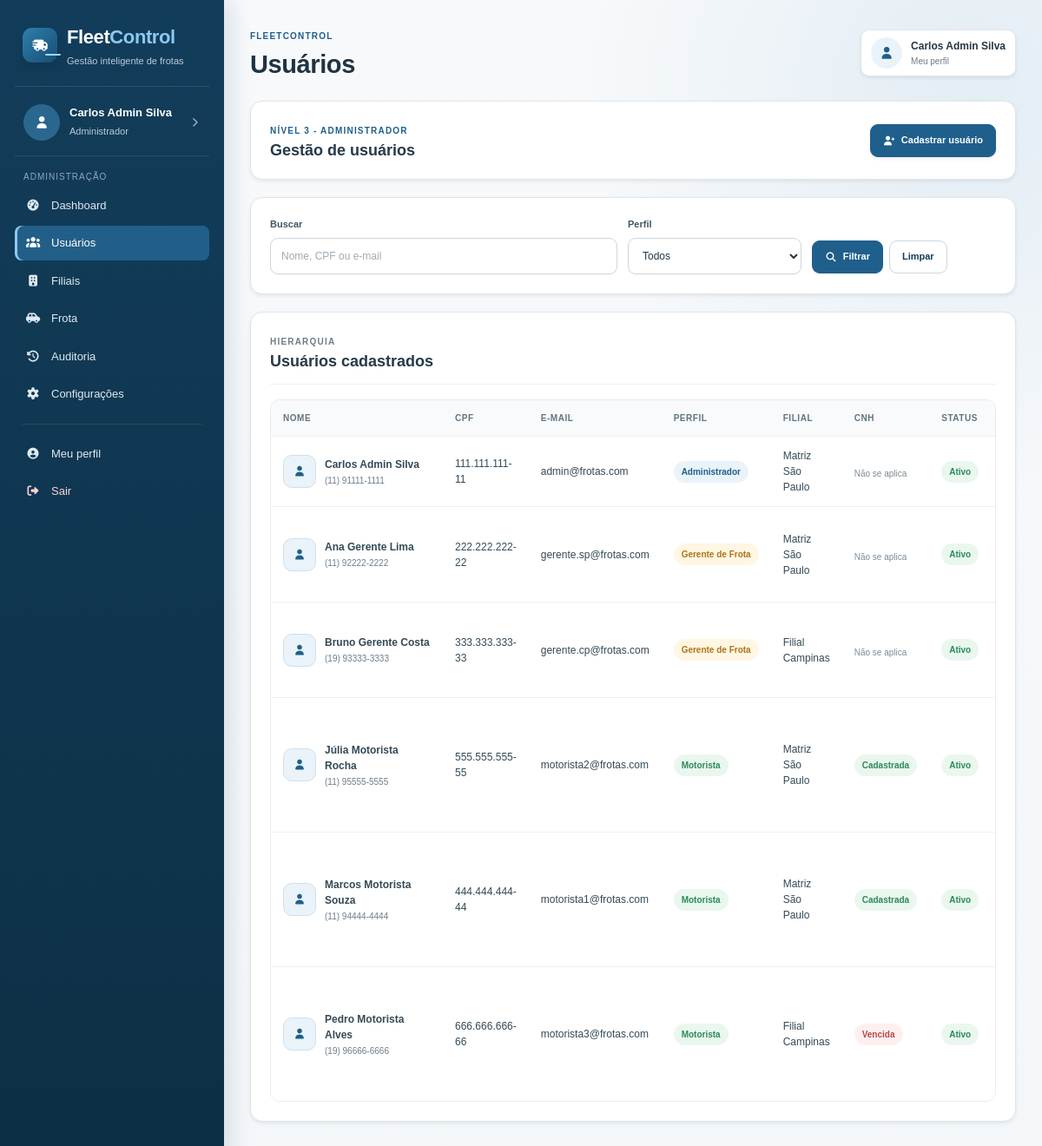
The app's page /admin/usuarios.php (signed in) with its own data.
### tables this page shows
CREATE TABLE usuarios (
    id                  INT UNSIGNED    NOT NULL AUTO_INCREMENT,
    nome                VARCHAR(100)    NOT NULL,
    cpf                 VARCHAR(14)     NOT NULL,
    rg                  VARCHAR(20)     DEFAULT NULL,
    email               VARCHAR(150)    NOT NULL,
    telefone            VARCHAR(20)     DEFAULT NULL,
    foto                VARCHAR(255)    DEFAULT NULL,
    senha_hash          VARCHAR(255)    NOT NULL,
    perfil              ENUM('admin','gerente','motorista') NOT NULL,
    filial_id           INT UNSIGNED    DEFAULT NULL,
    ativo               TINYINT(1)      NOT NULL DEFAULT 1,
    token_recuperacao   VARCHAR(100)    DEFAULT NULL,
    token_expiracao     DATETIME        DEFAULT NULL,
    criado_em           DATETIME        NOT NULL DEFAULT CURRENT_TIMESTAMP,
    PRIMARY KEY (id),
    UNIQUE KEY uq_usuario_cpf   (cpf),
    UNIQUE KEY uq_usuario_email (email),
    CONSTRAINT fk_usuario_filial
        FOREIGN KEY (filial_id) REFERENCES filiais(id)
        ON UPDATE CASCADE ON DELETE SET NULL
);

CREATE TABLE filiais (
    id          INT UNSIGNED    NOT NULL AUTO_INCREMENT,
    nome        VARCHAR(100)    NOT NULL,
    cnpj        VARCHAR(18)     NOT NULL,
    cidade      VARCHAR(80)     NOT NULL,
    estado      CHAR(2)         NOT NULL,
    endereco    VARCHAR(200)    NOT NULL,
    imagem      VARCHAR(255)    DEFAULT NULL,
    ativo       TINYINT(1)      NOT NULL DEFAULT 1,
    criado_em   DATETIME        NOT NULL DEFAULT CURRENT_TIMESTAMP,
    PRIMARY KEY (id),
    UNIQUE KEY uq_filial_cnpj (cnpj)
);

### funcoes.php (called while the page is built, shortened)
<?php
function escapar($texto)
{
    return htmlspecialchars((string) $texto, ENT_QUOTES, 'UTF-8');
}
function perfil_nome($perfil)
{
    if ($perfil === 'admin') {
        return 'Administrador';
    }
    if ($perfil === 'gerente') {
        return 'Gerente de Frota';
    }
    return 'Motorista';
}
function cnh_valida($validade)
{
    return strtotime($validade) >= strtotime(date('Y-m-d'));
}
?>

### admin/usuarios.php (the view, shortened to what this page needs)
<?php
include "../conexao.php";
include "../funcoes.php";
$busca = trim($_GET['busca'] ?? '');
$sql_lista =
    "SELECT u.*, f.nome AS filial,
            m.cnh_numero, m.cnh_validade
     FROM usuarios u
     LEFT JOIN filiais f ON f.id = u.filial_id
     LEFT JOIN motoristas m ON m.usuario_id = u.id
     WHERE 1 = 1";
$sql_lista .=
    " ORDER BY
        CASE u.perfil
            WHEN 'admin' THEN 1
            WHEN 'gerente' THEN 2
            ELSE 3
        END,
        u.nome";
$query = $sql->prepare($sql_lista);
$query->execute();
$usuarios = $query->get_result();
include '../cabecalho.php';
?>
<div class="dashboard-intro painel shadow-sm">
    <div>
        <span class="etiqueta">Nível 3 - Administrador</span>
        <h3>Gestão de usuários</h3>
    </div>
    <a href="usuario-form.php" class="botao botao-principal shadow-sm">
        <i class="fa-solid fa-user-plus"></i>
        Cadastrar usuário
    </a>
</div>
<div class="painel shadow-sm">
    <form class="filtros" method="GET">
        <div class="input-box filtro-busca">
            <label for="busca">Buscar</label>
            <input
                type="text"
                id="busca"
                name="busca"
                placeholder="Nome, CPF ou e-mail"
                value="<?php echo escapar($busca); ?>"
            >
        </div>
        <div class="input-box">
            <label for="perfil">Perfil</label>
            <select id="perfil" name="perfil">
                <option value="">Todos</option>
            </select>
        </div>
        <div class="filtro-acoes">
            <button class="botao botao-principal" type="submit">
                <i class="fa-solid fa-magnifying-glass"></i>
                Filtrar
            </button>
            <a href="usuarios.php" class="botao botao-secundario">Limpar</a>
        </div>
    </form>
</div>
<div class="painel shadow-sm">
    <div class="painel-titulo">
        <div>
            <span class="mini-etiqueta">Hierarquia</span>
            <h3>Usuários cadastrados</h3>
        </div>
    </div>
    <div class="tabela-wrap">
        <table>
            <thead>
                <tr>
                    <th>Nome</th>
                    <th>CPF</th>
                    <th>E-mail</th>
                    <th>Perfil</th>
                    <th>Filial</th>
                    <th>CNH</th>
                    <th>Status</th>
                    <th>Ações</th>
                </tr>
            </thead>
            <tbody>
                <?php while ($usuario = $usuarios->fetch_assoc()): ?>
                    <tr>
                        <td>
                            <div class="usuario-tabela">
                                <span class="foto-lista">
                                    <?php if (!empty($usuario['foto'])): ?>
                                        <img src="../uploads/usuarios/<?php echo escapar($usuario['foto']); ?>" alt="Foto de <?php echo escapar($usuario['nome']); ?>">
                                    <?php else: ?>
                                        <i class="fa-solid fa-user"></i>
                                    <?php endif; ?>
                                </span>
                                <div>
                                    <strong><?php echo escapar($usuario['nome']); ?></strong>
                                    <span class="tabela-subtexto"><?php echo escapar($usuario['telefone'] ?: 'Sem telefone'); ?></span>
                                </div>
                            </div>
                        </td>
                        <td><?php echo escapar($usuario['cpf']); ?></td>
                        <td><?php echo escapar($usuario['email']); ?></td>
                        <td>
                            <span class="status <?php echo $usuario['perfil'] === 'admin' ? 'andamento' : ($usuario['perfil'] === 'gerente' ? 'reservada' : 'disponivel'); ?>">
                                <?php echo escapar(perfil_nome($usuario['perfil'])); ?>
                            </span>
                        </td>
                        <td><?php echo escapar($usuario['filial'] ?? '-'); ?></td>
                        <td>
                            <?php if ($usuario['perfil'] === 'motorista'): ?>
                                <?php if (!empty($usuario['cnh_numero'])): ?>
                                    <span class="status <?php echo cnh_valida($usuario['cnh_validade']) ? 'disponivel' : 'cancelada'; ?>">
                                        <?php echo cnh_valida($usuario['cnh_validade']) ? 'Cadastrada' : 'Vencida'; ?>
                                    </span>
                                <?php else: ?>
                                    <span class="status cancelada">Pendente</span>
                                <?php endif; ?>
                            <?php else: ?>
                                <span class="texto-ajuda">Não se aplica</span>
                            <?php endif; ?>
                        </td>
                        <td>
                            <span class="status <?php echo $usuario['ativo'] ? 'disponivel' : 'cancelada'; ?>">
                                <?php echo $usuario['ativo'] ? 'Ativo' : 'Inativo'; ?>
                            </span>
                        </td>
                        <td>
                        </td>
                    </tr>
                <?php endwhile; ?>
            </tbody>
        </table>
    </div>
</div>
<?php
include '../rodape.php';
?>

### records on screen
usuarios: nome "Carlos Admin Silva", telefone "(11) 91111-1111", cpf "111.111.111-11", email "admin@frotas.com", perfil "Administrador", filial.nome "Matriz São Paulo", shows "Não se aplica", ativo "Ativo"
usuarios: nome "Ana Gerente Lima", telefone "(11) 92222-2222", cpf "222.222.222-22", email "gerente.sp@frotas.com", perfil "Gerente de Frota", filial.nome "Matriz São Paulo", shows "Não se aplica", ativo "Ativo"
usuarios: nome "Bruno Gerente Costa", telefone "(19) 93333-3333", cpf "333.333.333-33", email "gerente.cp@frotas.com", perfil "Gerente de Frota", filial.nome "Filial Campinas", shows "Não se aplica", ativo "Ativo"
usuarios: nome "Júlia Motorista Rocha", telefone "(11) 95555-5555", cpf "555.555.555-55", email "motorista2@frotas.com", perfil "Motorista", filial.nome "Matriz São Paulo", shows "Cadastrada", ativo "Ativo"
usuarios: nome "Marcos Motorista Souza", telefone "(11) 94444-4444", cpf "444.444.444-44", email "motorista1@frotas.com", perfil "Motorista", filial.nome "Matriz São Paulo", shows "Cadastrada", ativo "Ativo"
usuarios: nome "Pedro Motorista Alves", telefone "(19) 96666-6666", cpf "666.666.666-66", email "motorista3@frotas.com", perfil "Motorista", filial.nome "Filial Campinas", shows "Vencida", ativo "Ativo"

### other values on screen
escapar($nome_atual) "Carlos Admin Silva"
escapar(perfil_nome($perfil_atual)) "Administrador"
escapar($titulo) "Usuários"
escapar($_SESSION['usuario']['nome'] ?? 'Usuário') "Carlos Admin Silva"
